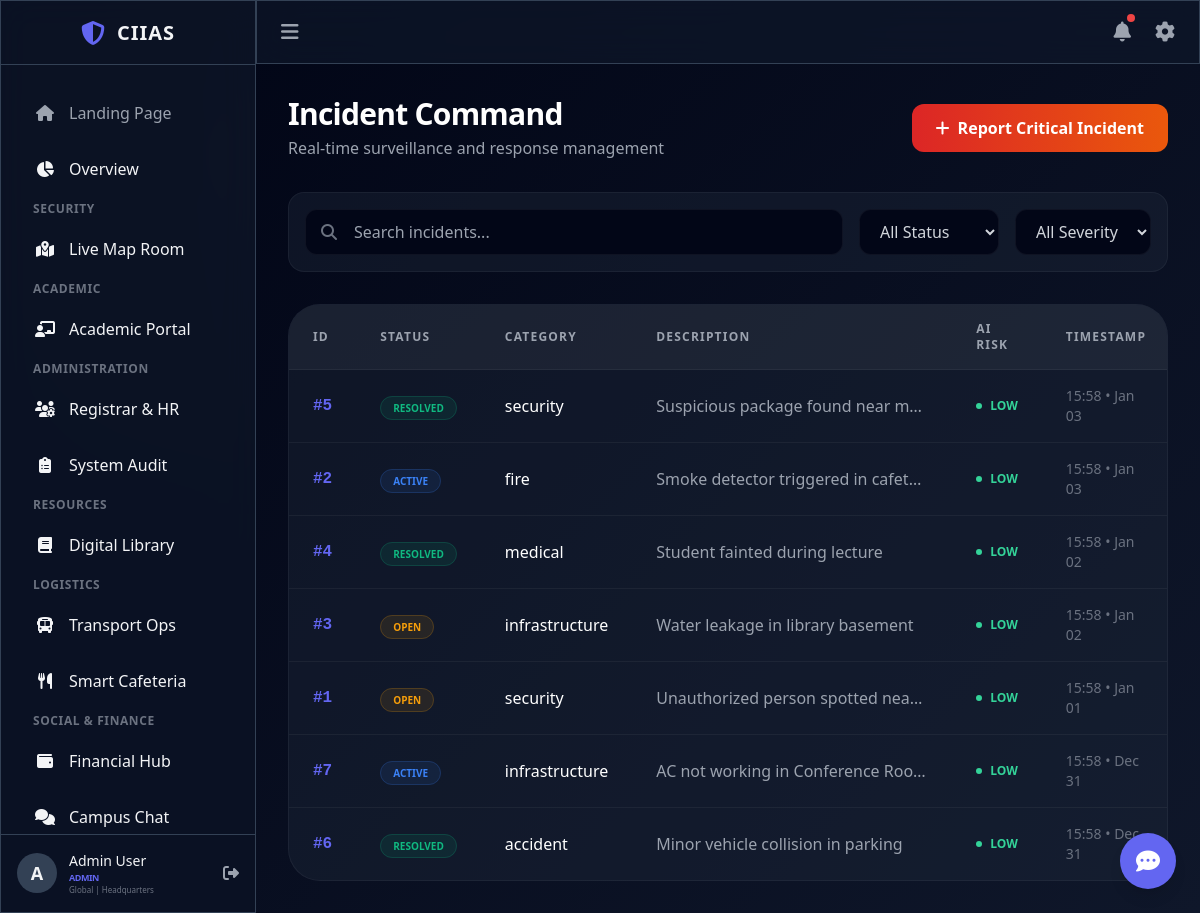
Page /incidents (signed in) on the committed database.
### app/models.py (models this page shows, shortened)
class Incident(db.Model):
    __tablename__ = 'incidents'
    id = db.Column(db.Integer, primary_key=True)
    user_id = db.Column(db.Integer, db.ForeignKey('users.id'), nullable=False)
    description = db.Column(db.Text, nullable=False)
    category = db.Column(db.String(50))  # security, fire, medical, accident, infrastructure
    severity = db.Column(db.String(20), default='medium')  # low, medium, high
    status = db.Column(db.String(20), default='open')  # open, in_progress, resolved
    image_url = db.Column(db.String(256))
    latitude = db.Column(db.Float)
    longitude = db.Column(db.Float)
    x = db.Column(db.Integer)
    y = db.Column(db.Integer)
    ai_category = db.Column(db.String(50))
    ai_confidence = db.Column(db.Float)
    ai_labels = db.Column(db.Text)
    ai_severity = db.Column(db.String(20), index=True)
    ai_recommendation = db.Column(db.Text)
    ai_analyzed_at = db.Column(db.DateTime)
    created_at = db.Column(db.DateTime, default=datetime.utcnow)
    resolved_at = db.Column(db.DateTime)
    user = db.relationship('User', backref='incidents')

### app/web/routes.py (the view)
@web_bp.route('/incidents')
@login_required
def incidents():
    status_filter = request.args.get('status', '')
    severity_filter = request.args.get('severity', '')
    search = request.args.get('search', '')
    query = Incident.query
    if status_filter:
        query = query.filter_by(status=status_filter)
    if severity_filter:
        query = query.filter_by(ai_severity=severity_filter)
    if search:
        query = query.filter(Incident.description.ilike(f'%{search}%'))
    all_incidents = query.order_by(Incident.created_at.desc()).all()
    return render_template('incidents.html', incidents=all_incidents)

### app/templates/incidents.html (shortened to what this page needs)
{% extends "base_dashboard.html" %}
{% block content %}
<div class="max-w-7xl mx-auto page-enter">
    <div class="flex flex-col md:flex-row justify-between items-start md:items-center gap-4 mb-8" data-aos="fade-down">
        <div>
            <h1 class="text-3xl font-bold text-white tracking-tight">Incident Command</h1>
            <p class="text-gray-400 mt-1">Real-time surveillance and response management</p>
        </div>
        <button onclick="openModal()"
            class="px-6 py-3 bg-gradient-to-r from-red-600 to-orange-600 text-white font-bold rounded-xl hover:shadow-lg hover:shadow-red-600/20 transform hover:-translate-y-1 transition-all flex items-center gap-2">
            <i class="fas fa-plus"></i> Report Critical Incident
        </button>
    </div>
    <div class="glass-card p-4 rounded-2xl mb-8 flex flex-wrap gap-4 items-center" data-aos="fade-up">
        <div class="relative flex-1 min-w-[200px]">
            <i class="fas fa-search absolute left-4 top-1/2 -translate-y-1/2 text-gray-500"></i>
            <input type="text" placeholder="Search incidents..." id="searchIncident" onkeyup="filterIncidents()"
                class="w-full bg-dark border border-white/5 rounded-xl pl-12 pr-4 py-2.5 text-white focus:outline-none focus:ring-2 focus:ring-primary/50 transition-all">
        </div>
        <select id="statusFilter" onchange="filterIncidents()"
            class="bg-dark border border-white/5 rounded-xl px-4 py-2.5 text-gray-300 focus:outline-none focus:ring-2 focus:ring-primary/50 transition-all">
            <option value="">All Status</option>
        </select>
        <select id="severityFilter" onchange="filterIncidents()"
            class="bg-dark border border-white/5 rounded-xl px-4 py-2.5 text-gray-300 focus:outline-none focus:ring-2 focus:ring-primary/50 transition-all">
            <option value="">All Severity</option>
        </select>
    </div>
    <div class="glass-card rounded-[2rem] overflow-hidden" data-aos="fade-up" data-aos-delay="100">
        <div class="overflow-x-auto">
            <table class="w-full text-left border-collapse" id="incidentsTable">
                <thead>
                    <tr class="bg-white/5 border-b border-white/5">
                        <th class="px-6 py-4 text-xs font-bold text-gray-400 uppercase tracking-widest">ID</th>
                        <th class="px-6 py-4 text-xs font-bold text-gray-400 uppercase tracking-widest">Status</th>
                        <th class="px-6 py-4 text-xs font-bold text-gray-400 uppercase tracking-widest">Category</th>
                        <th class="px-6 py-4 text-xs font-bold text-gray-400 uppercase tracking-widest">Description</th>
                        <th class="px-6 py-4 text-xs font-bold text-gray-400 uppercase tracking-widest">AI Risk</th>
                        <th class="px-6 py-4 text-xs font-bold text-gray-400 uppercase tracking-widest">Timestamp</th>
                    </tr>
                </thead>
                <tbody class="divide-y divide-white/5">
                    {% for inc in incidents %}
                    <tr class="hover:bg-white/[0.02] transition-colors group" data-status="{{ inc.status }}"
                        data-severity="{{ inc.ai_severity }}">
                        <td class="px-6 py-4 font-mono text-primary font-bold">#{{ inc.id }}</td>
                        <td class="px-6 py-4">
                            {% if inc.status == 'open' %}
                            <span
                                class="px-3 py-1 bg-amber-500/10 text-amber-500 rounded-full text-[10px] font-bold uppercase border border-amber-500/20">Open</span>
                            {% elif inc.status == 'in_progress' %}
                            <span
                                class="px-3 py-1 bg-blue-500/10 text-blue-500 rounded-full text-[10px] font-bold uppercase border border-blue-500/20">Active</span>
                            {% elif inc.status == 'resolved' %}
                            <span
                                class="px-3 py-1 bg-emerald-500/10 text-emerald-500 rounded-full text-[10px] font-bold uppercase border border-emerald-500/20">Resolved</span>
                            {% else %}
                            <span
                                class="px-3 py-1 bg-slate-500/10 text-slate-500 rounded-full text-[10px] font-bold uppercase border border-slate-500/20">Closed</span>
                            {% endif %}
                        </td>
                        <td class="px-6 py-4 text-white font-medium">{{ inc.category }}</td>
                        <td class="px-6 py-4 text-gray-400 max-w-xs truncate">{{ inc.description }}</td>
                        <td class="px-6 py-4">
                            {% if inc.ai_severity == 'HIGH' %}
                            <span class="flex items-center gap-2 text-rose-500 text-xs font-black">
                                <span class="w-1.5 h-1.5 rounded-full bg-rose-500 animate-ping"></span> HIGH
                            </span>
                            {% elif inc.ai_severity == 'MEDIUM' %}
                            <span class="flex items-center gap-2 text-orange-400 text-xs font-black">
                                <span class="w-1.5 h-1.5 rounded-full bg-orange-400"></span> MEDIUM
                            </span>
                            {% else %}
                            <span class="flex items-center gap-2 text-emerald-400 text-xs font-black">
                                <span class="w-1.5 h-1.5 rounded-full bg-emerald-400"></span> LOW
                            </span>
                            {% endif %}
                        </td>
                        <td class="px-6 py-4 text-sm text-gray-500">{{ inc.created_at.strftime('%H:%M • %b %d') }}</td>
                    </tr>
                    {% endfor %}
                </tbody>
            </table>
        </div>
    </div>
</div>
{% endblock %}

### rows in the picture
Incident: id "5", status "RESOLVED", category "security", description "Suspicious package found near m…", shows "LOW", created_at "15:58 • Jan 03"
Incident: id "2", status "ACTIVE", category "fire", description "Smoke detector triggered in cafet…", shows "LOW", created_at "15:58 • Jan 03"
Incident: id "4", status "RESOLVED", category "medical", description "Student fainted during lecture", shows "LOW", created_at "15:58 • Jan 02"
Incident: id "3", status "OPEN", category "infrastructure", description "Water leakage in library basement", shows "LOW", created_at "15:58 • Jan 02"
Incident: id "1", status "OPEN", category "security", description "Unauthorized person spotted nea…", shows "LOW", created_at "15:58 • Jan 01"
Incident: id "7", status "ACTIVE", category "infrastructure", description "AC not working in Conference Roo…", shows "LOW", created_at "15:58 • Dec 31"
Incident: id "6", status "RESOLVED", category "accident", description "Minor vehicle collision in parking", shows "LOW", created_at "15:58 • Dec 31"

### other values in the picture
{{ session.get('user_name', 'U')[0] }} "A"
{{ session.get('user_name', 'User') }} "Admin User"
{{ session.get('user_role', 'Guest') }} "ADMIN"
{{ session.get('campus_name', 'Global') }} "Global"
{{ session.get('dept_name', 'HQ') }} "Headquarters"
